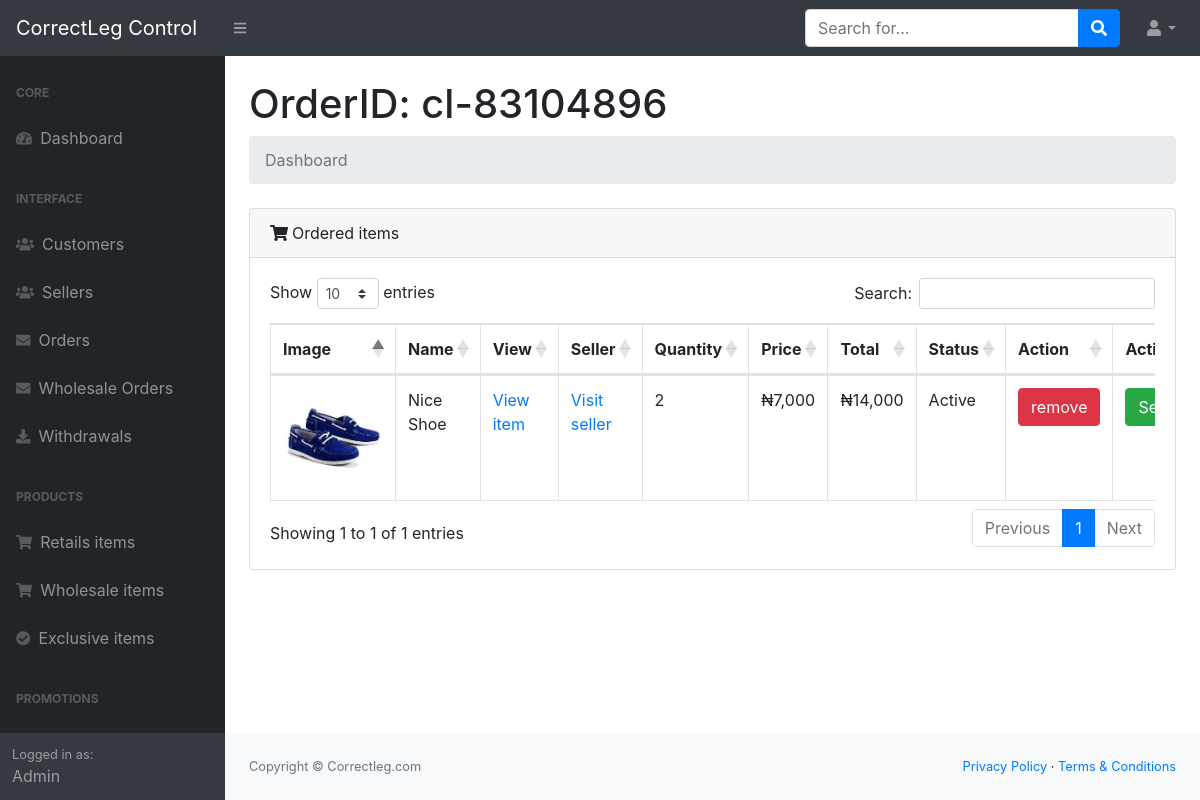
Page /c-panel/view-order-items.php?order_id=cl-83104896 (signed in) on the committed database.
### tables this page shows
CREATE TABLE `orderproducts` (
  `id` int(11) NOT NULL,
  `orderid` varchar(500) NOT NULL,
  `productid` varchar(500) NOT NULL,
  `sellerid` varchar(500) NOT NULL,
  `customerid` varchar(500) NOT NULL,
  `howmany` varchar(500) NOT NULL,
  `price` varchar(500) NOT NULL,
  `size` varchar(500) NOT NULL,
  `promotion_id` varchar(500) NOT NULL,
  `status` varchar(500) NOT NULL
);

CREATE TABLE `product` (
  `id` int(11) NOT NULL,
  `uniqueid` varchar(500) NOT NULL,
  `sellerid` varchar(500) NOT NULL,
  `name` varchar(500) NOT NULL,
  `description` varchar(500) NOT NULL,
  `image1` varchar(500) NOT NULL,
  `image2` varchar(500) NOT NULL,
  `image3` varchar(500) NOT NULL,
  `image4` varchar(500) NOT NULL,
  `image5` varchar(500) NOT NULL,
  `itemisfor` varchar(500) NOT NULL,
  `itemtype` varchar(500) NOT NULL,
  `color` varchar(500) NOT NULL,
  `size` varchar(500) NOT NULL,
  `brandname` varchar(500) NOT NULL,
  `howmany` varchar(500) NOT NULL,
  `price` varchar(500) NOT NULL,
  `old_price` varchar(500) NOT NULL,
  `time` varchar(500) NOT NULL,
  `date` varchar(500) NOT NULL,
  `status` varchar(500) NOT NULL,
  `productcode` varchar(500) NOT NULL,
  `exclusive` varchar(500) NOT NULL,
  `views` varchar(500) NOT NULL,
  `stars` varchar(500) NOT NULL
);

### classes/products.class.php (called while the page is built, shortened)
<?php
class Product
{
    public function getDetail($product_id, $detail)
    {
        global $db;
        $result = $db->setQuery("SELECT * FROM product WHERE uniqueid='$product_id';");
        $row = mysqli_fetch_assoc($result);
        $detail = $row[$detail];
        return $detail;
    }
}
$product = new Product();

### classes/database.class.php (called while the page is built, shortened)
<?php
class Database
{
    public $dbservername = 'localhost';
    public $dbusername = 'root';
    public $dbpassword = '';
    public $dbname = 'correctleg1';
    public $conn;
    public function __construct()
    {
        $this->conn = mysqli_connect($this->dbservername, $this->dbusername, $this->dbpassword, $this->dbname);
    }
    public function setQuery($query)
    {
        $this->sql = $query;
        $result = mysqli_query($this->conn, $this->sql);
        return $result;
    }
}
$db = new Database();

### c-panel/view-order-items.php (the view, shortened to what this page needs)
<?php
include '../dbconn.php';
include '../classes/database.class.php';
include '../classes/products.class.php';
$order_id = $_GET['order_id'];
?>
<!DOCTYPE html>
<html lang="en">
<head>
    <link href="css/styles.css" rel="stylesheet" />
    <link href="https://cdn.datatables.net/1.10.20/css/dataTables.bootstrap4.min.css" rel="stylesheet" />
</head>
<body class="sb-nav-fixed">
    <?php
    include 'sidebar.php'; ?>
    <div id="layoutSidenav_content">
        <main>
            <div class="container-fluid">
                <h1 class="mt-4">OrderID: <?php echo $order_id; ?></h1>
                <ol class="breadcrumb mb-4">
                    <li class="breadcrumb-item active">Dashboard</li>
                </ol>
                <?php
                $sql = "SELECT * FROM orderproducts WHERE orderid='$order_id';";
                $result = mysqli_query($conn, $sql);
                $numrows = mysqli_num_rows($result);
                ?>
                <div class="card mb-4">
                    <div class="card-header">
                        <i class="fas fa-shopping-cart mr-1"></i>Ordered items
                    </div>
                    <div class="card-body">
                        <div class="table-responsive">
                            <table class="table table-bordered" id="dataTable" width="100%" cellspacing="0">
                                <thead>
                                    <tr>
                                        <th>Image</th>
                                        <th>Name</th>
                                        <th>View</th>
                                        <th>Seller</th>
                                        <th>Quantity</th>
                                        <th>Price</th>
                                        <th>Total</th>
                                        <th>Status</th>
                                        <th>Action</th>
                                        <th>Action</th>
                                    </tr>
                                </thead>
                                <tbody>
                                    <?php
                                    if ($numrows != 0) {
                                        while ($row = mysqli_fetch_assoc($result)) {
                                            $item_id = $row['productid'];
                                            $sql1 = "SELECT * FROM product WHERE uniqueid='$item_id';";
                                            $result1 = mysqli_query($conn, $sql1);
                                            $row1 = mysqli_fetch_assoc($result1);
                                    ?>
                                            <tr>
                                                <td><img src="../<?php echo $row1['image1']; ?>" class="item-img"></td>
                                                <td><?php echo $row1['name']; ?></td>
                                                <td><a href="view-item.php?item_id=<?php echo $item_id; ?>">View item</a></td>
                                                <td><a href="view-seller.php?seller_id=<?php echo $product->getDetail($item_id, "sellerid"); ?>">Visit seller</a></td>
                                                <td><?php echo $row['howmany']; ?></td>
                                                <td><?php echo "<span>&#8358</span>" . number_format($row['price']); ?></td>
                                                <td><?php echo "<span>&#8358</span>" . number_format($row['howmany'] * $row['price']); ?></td>
                                                <td><?php echo $row['status']; ?></td>
                                                <td>
                                                    <?php
                                                    if ($row['status'] == "Active") {
                                                        echo "<a href='orders-handler.php?remove_item=true&item_id=$item_id&order_id=$order_id' class='btn btn-danger'>remove</a>";
                                                    }
                                                    ?>
                                                </td>
                                                <td>
                                                    <?php
                                                    if ($row['status'] == "Active") {
                                                        echo "<a href='orders-handler?mark_as_settled=true&item_id=$item_id&order_id=$order_id' class='btn btn-success'>Settle?</a></td>";
                                                    } else {
                                                        echo "<a href='orders-handler?mark_as_active=true&item_id=$item_id&order_id=$order_id' class='btn btn-danger'>Undo?</a></td>";
                                                    }
                                                    ?>
                                            </tr>
                                    <?php
                                        }
                                    } else {
                                        echo "<div style='width:100%;'>
                                        <div style='width:100%;padding:10px;text-align:center;font-size:60px;color:lightgrey'><i class='fa fa-shopping-cart'></i></div>
                                        <div style='width:100%;padding:10px;text-align:center;font-size:60px;color:lightgrey'>No Active items yet!</div>
                                        </div>";
                                    }
                                    ?>
                                </tbody>
                            </table>
                        </div>
                    </div>
                </div>
            </div>
        </main>
        <?php include 'footer.php'; ?>
    </div>
    </div>
</body>
</html>

### c-panel/view-order-items.php (style rules this page uses)
* { margin: 0; padding: 0; }
@media only screen and (min-width: 690px) { .item-img { width: 100px; height: 100px; } }

### rows in the picture
orderproducts: product.image1 (picture), product.name "Nice Shoe", howmany "2", price "7,000", $row['howmany'] * $row['price'] "14,000", status "Active"

### other values in the picture
$order_id "cl-83104896"
